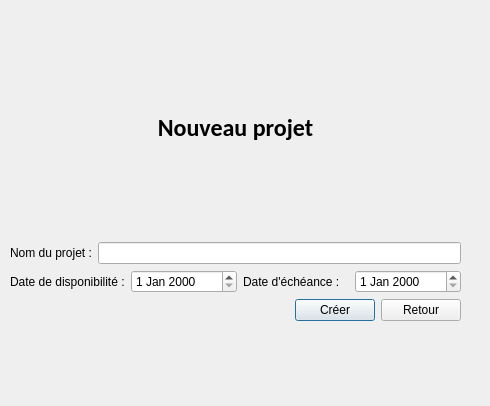
<?xml version="1.0" encoding="UTF-8"?>
<ui version="4.0">
 <class>CreationProjet</class>
 <widget class="QDialog" name="CreationProjet">
  <property name="geometry">
   <rect>
    <x>0</x>
    <y>0</y>
    <width>490</width>
    <height>406</height>
   </rect>
  </property>
  <property name="windowTitle">
   <string>Nouveau Projet</string>
  </property>
  <widget class="QWidget" name="verticalLayoutWidget">
   <property name="geometry">
    <rect>
     <x>10</x>
     <y>20</y>
     <width>451</width>
     <height>371</height>
    </rect>
   </property>
   <layout class="QVBoxLayout" name="verticalLayout">
    <item>
     <widget class="QLabel" name="label">
      <property name="maximumSize">
       <size>
        <width>16777215</width>
        <height>80</height>
       </size>
      </property>
      <property name="font">
       <font>
        <family>Calibri</family>
        <pointsize>18</pointsize>
        <weight>75</weight>
        <bold>true</bold>
        <underline>false</underline>
       </font>
      </property>
      <property name="text">
       <string>Nouveau projet</string>
      </property>
      <property name="textFormat">
       <enum>Qt::AutoText</enum>
      </property>
      <property name="alignment">
       <set>Qt::AlignCenter</set>
      </property>
     </widget>
    </item>
    <item>
     <layout class="QVBoxLayout" name="verticalLayout_2">
      <item>
       <layout class="QHBoxLayout" name="horizontalLayout">
        <item>
         <widget class="QLabel" name="label_2">
          <property name="text">
           <string>Nom du projet :</string>
          </property>
         </widget>
        </item>
        <item>
         <widget class="QLineEdit" name="lineEdit"/>
        </item>
       </layout>
      </item>
      <item>
       <layout class="QHBoxLayout" name="horizontalLayout_2">
        <item>
         <widget class="QLabel" name="label_3">
          <property name="text">
           <string>Date de disponibilité :</string>
          </property>
         </widget>
        </item>
        <item>
         <widget class="QDateEdit" name="dateEditDispo"/>
        </item>
        <item>
         <widget class="QLabel" name="label_4">
          <property name="text">
           <string>Date d'échéance :</string>
          </property>
         </widget>
        </item>
        <item>
         <widget class="QDateEdit" name="dateEditEch"/>
        </item>
       </layout>
      </item>
      <item>
       <layout class="QHBoxLayout" name="horizontalLayout_3">
        <item>
         <spacer name="horizontalSpacer">
          <property name="orientation">
           <enum>Qt::Horizontal</enum>
          </property>
          <property name="sizeHint" stdset="0">
           <size>
            <width>40</width>
            <height>20</height>
           </size>
          </property>
         </spacer>
        </item>
        <item>
         <widget class="QPushButton" name="pushButtonOK">
          <property name="text">
           <string>Créer</string>
          </property>
         </widget>
        </item>
        <item>
         <widget class="QPushButton" name="pushButtonAnnuler">
          <property name="text">
           <string>Retour</string>
          </property>
         </widget>
        </item>
       </layout>
      </item>
     </layout>
    </item>
   </layout>
  </widget>
 </widget>
 <resources/>
 <connections/>
</ui>
